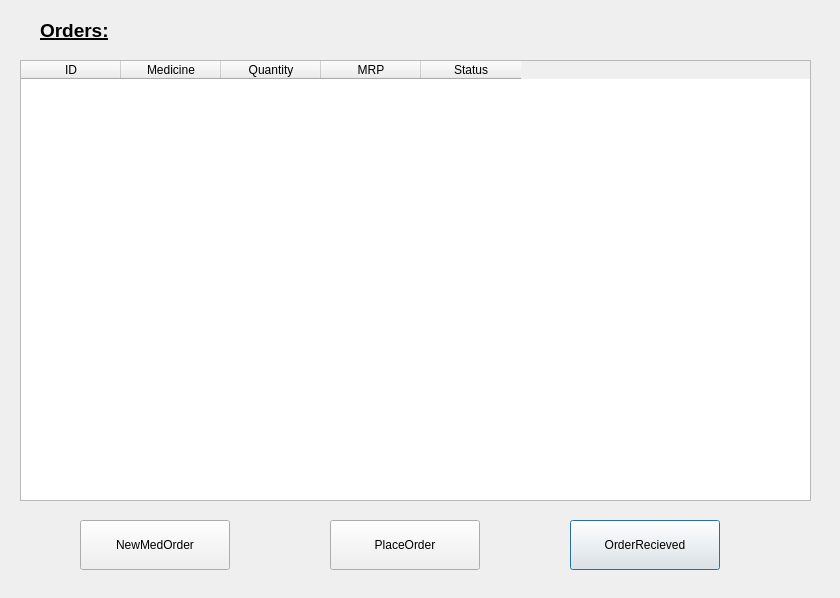
<?xml version="1.0" encoding="UTF-8"?>
<ui version="4.0">
 <class>PlaceOrderDialog</class>
 <widget class="QDialog" name="PlaceOrderDialog">
  <property name="geometry">
   <rect>
    <x>0</x>
    <y>0</y>
    <width>840</width>
    <height>598</height>
   </rect>
  </property>
  <property name="windowTitle">
   <string>Dialog</string>
  </property>
  <widget class="QPushButton" name="OrderRecievedButton">
   <property name="geometry">
    <rect>
     <x>570</x>
     <y>520</y>
     <width>150</width>
     <height>50</height>
    </rect>
   </property>
   <property name="text">
    <string>OrderRecieved</string>
   </property>
  </widget>
  <widget class="QTableWidget" name="PlaceOrderTable">
   <property name="geometry">
    <rect>
     <x>20</x>
     <y>60</y>
     <width>791</width>
     <height>441</height>
    </rect>
   </property>
   <property name="selectionMode">
    <enum>QAbstractItemView::SingleSelection</enum>
   </property>
   <property name="selectionBehavior">
    <enum>QAbstractItemView::SelectRows</enum>
   </property>
   <column>
    <property name="text">
     <string>ID</string>
    </property>
   </column>
   <column>
    <property name="text">
     <string>Medicine</string>
    </property>
   </column>
   <column>
    <property name="text">
     <string>Quantity</string>
    </property>
   </column>
   <column>
    <property name="text">
     <string>MRP</string>
    </property>
   </column>
   <column>
    <property name="text">
     <string>Status</string>
    </property>
   </column>
  </widget>
  <widget class="QPushButton" name="PlaceOrder">
   <property name="geometry">
    <rect>
     <x>330</x>
     <y>520</y>
     <width>150</width>
     <height>50</height>
    </rect>
   </property>
   <property name="text">
    <string>PlaceOrder</string>
   </property>
  </widget>
  <widget class="QPushButton" name="pushButton">
   <property name="geometry">
    <rect>
     <x>80</x>
     <y>520</y>
     <width>150</width>
     <height>50</height>
    </rect>
   </property>
   <property name="text">
    <string>NewMedOrder</string>
   </property>
  </widget>
  <widget class="QLabel" name="label">
   <property name="geometry">
    <rect>
     <x>40</x>
     <y>10</y>
     <width>91</width>
     <height>41</height>
    </rect>
   </property>
   <property name="text">
    <string>&lt;html&gt;&lt;head/&gt;&lt;body&gt;&lt;p&gt;&lt;span style=&quot; font-size:14pt; font-weight:700; text-decoration: underline;&quot;&gt;Orders:&lt;/span&gt;&lt;/p&gt;&lt;/body&gt;&lt;/html&gt;</string>
   </property>
  </widget>
 </widget>
 <resources/>
 <connections/>
</ui>
